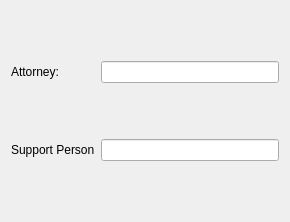
<?xml version="1.0" encoding="UTF-8"?>
<ui version="4.0">
 <class>AttorneyAndSupportForMediationSessionView</class>
 <widget class="QWidget" name="AttorneyAndSupportForMediationSessionView">
  <property name="geometry">
   <rect>
    <x>0</x>
    <y>0</y>
    <width>290</width>
    <height>222</height>
   </rect>
  </property>
  <property name="windowTitle">
   <string>Form</string>
  </property>
  <layout class="QGridLayout" name="gridLayout">
   <item row="0" column="1">
    <widget class="QLineEdit" name="attorneyLineEdit"/>
   </item>
   <item row="2" column="0">
    <widget class="QLabel" name="supportLabel">
     <property name="text">
      <string>Support Person</string>
     </property>
    </widget>
   </item>
   <item row="2" column="1">
    <widget class="QLineEdit" name="supportLineEdit"/>
   </item>
   <item row="0" column="0">
    <widget class="QLabel" name="attorneyLabel">
     <property name="text">
      <string>Attorney:</string>
     </property>
    </widget>
   </item>
  </layout>
 </widget>
 <resources/>
 <connections/>
</ui>
